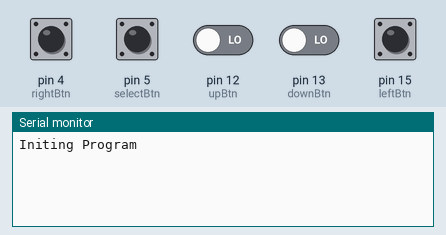
The sketch below on a simulated Arduino Uno, built with avr-gcc and run on an emulated ATmega328P. Parts: the last lines printed to the serial monitor. The inputs (shaded band) are chosen by the test bench; at power-on: pin 4 (rightBtn), pin 5 (selectBtn), pin 12 (upBtn), pin 13 (downBtn), pin 15 (leftBtn) LOW.

Above: at 1.2 s.
1.3 s: pin 5 (selectBtn) pulled HIGH for 0.15 s
At 2.3 s:
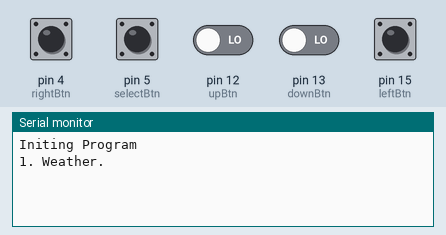
3.2 s: pin 5 (selectBtn) pulled HIGH for 1 s
At 4.3 s:
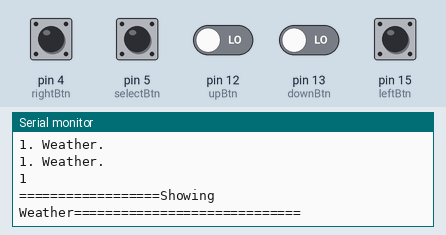
5.7 s: pin 5 (selectBtn) driven HIGH and pin 12 (upBtn) driven HIGH
At 7.5 s:
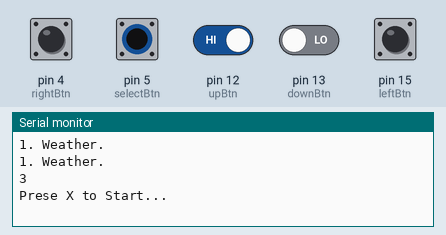
8.7 s: pin 12 (upBtn) driven LOW and pin 13 (downBtn) driven HIGH
At 10.3 s:
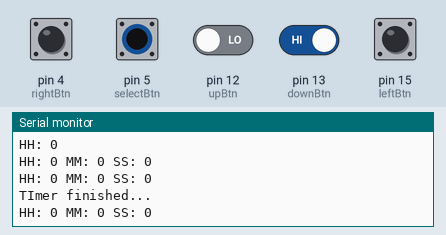
11.0 s: pin 12 (upBtn) driven HIGH
At 13.1 s:
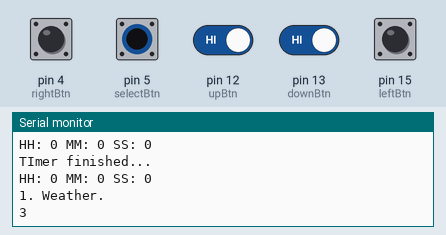
Timing chart, 0 to 13.5 s (numbered marks = the images above; inputs shaded):
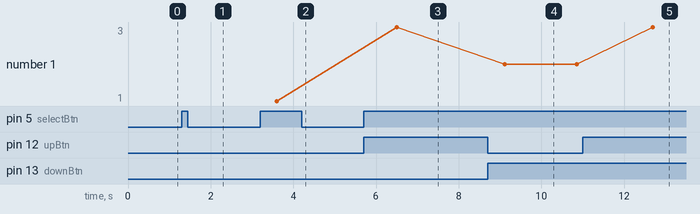

The sketch:

Serial_Watch_function.ino
```cpp
const int selectBtn = 5;
const int upBtn = 12;
const int downBtn = 13;
const int leftBtn = 15;
const int rightBtn = 4;
const int delayMenu = 400;
const int exitBtn = 0;
bool exitTimer = false;
void resetFunction(){

const int selectBtn = 5;
const int upBtn = 12;
const int downBtn = 13;
const int leftBtn = 15;
const int rightBtn = 4;
const int delayMenu = 400;
const int exitBtn = 0;
bool exitTimer = false;
}
void weather(){
  Serial.println("==================Showing Weather=============================");
  resetFunction();
}
void countTimer(int hh, int mm, int ss){
  resetFunction();
  bool State = true;
  while(State){
    Serial.println("HH: " + String(hh) + " MM: " + String(mm) + " SS: " + String(ss));
  static unsigned long lastTime = 0;
    unsigned long currentTime = millis();
    if(hh == 0 && mm == 0 && ss == 0){
      Serial.println("TImer finished...");
      Serial.println("HH: " + String(hh) + " MM: " + String(mm) + " SS: " + String(ss));
      State = false;
    }
    if (ss == 0 && mm != 0){
      ss = 59;
      mm--;
    }
    if (ss == 0 && mm == 0 && hh != 0){
      ss = 59;
      mm = 59;
      hh--;
    }

    if (currentTime - lastTime >= 1000) {
        lastTime = currentTime;
        ss--;
    }
    if (digitalRead(exitBtn) == LOW){
      State = false;
      exitTimer = true;
    }


    delay(17);
    }

}
void timer(bool Status){
  resetFunction();
  bool loop = true;
  int setHMS = 1;
  int timerHH = 0;
  int timerMM = 0;
  int timerSS = 0;
  delay(400);

  while(Status){
    Serial.println("HH: " + String(timerHH) + " MM: " + String(timerMM) + " SS: " + String(timerSS));
    if( digitalRead(rightBtn) == HIGH){
      setHMS++;
      delay(delayMenu);
    }
    if(digitalRead(leftBtn) == HIGH){
      setHMS--;
      delay(delayMenu);
    }
    if(setHMS == 0 ){
      setHMS = 3;
    }
    if(setHMS > 3){
      setHMS = 1;
    }
    if (setHMS == 1 && digitalRead(upBtn) == HIGH){
      timerHH++;


      Serial.print("HH: ");
      Serial.println(timerHH);
      delay(100);
    }
    if (setHMS == 1 && digitalRead(downBtn) == HIGH){
      timerHH--;
      if (timerHH < 0){
        timerHH = 0;
      }
      Serial.print("HH: ");
      Serial.println(timerHH);
      delay(100);
    }
    if (setHMS == 2 && digitalRead(upBtn) == HIGH){
      timerMM++;
      if (timerMM > 59){
        timerMM = 0;
      }

      Serial.print("MM: ");
      Serial.println(timerMM);
      delay(100);
    }
    if (setHMS == 2 && digitalRead(downBtn) == HIGH){
      timerMM--;
      if (timerMM < 0){
        timerMM = 0;
      }
      Serial.print("MM: ");
      Serial.println(timerMM);
      delay(100);
    }
    if (setHMS == 3 && digitalRead(upBtn) == HIGH){
      timerSS++;
      if (timerSS > 59){
        timerSS = 0;
      }
      Serial.print("SS: ");
      Serial.println(timerSS);
      delay(100);
    }
    if (setHMS == 3 && digitalRead(downBtn) == HIGH){
      timerSS--;
      if (timerSS < 0){
        timerSS = 0;
      }
      Serial.print("SS: ");
      Serial.println(timerSS);
      delay(100);
    }

    if (digitalRead(selectBtn) == HIGH){

      Serial.println("HH: " + String(timerHH) + " MM: " + String(timerMM) + " SS: " + String(timerSS));
      Status = false;
      countTimer(timerHH, timerMM, timerSS);
    }
    if (digitalRead(exitBtn) == LOW){
      Status = false;
    }
    if (exitTimer == true){
      Status = false;
      exitTimer = false;
    }

    delay(17);
  }


}

void stopWatch(bool State){
  resetFunction();
  bool bol1 = false;
  bool bol2 = true ;
  ;
  while(State){///REMEMBER TO CHANGE THIS
    int h = 0 ;
    int m = 0 ;
    int s = 0 ;
    bool erdBool = true;
    bool ndBool = true;

    while(State && bol1 == true ){

      static unsigned long lastTime = 0;
      unsigned long currentTime = millis();


      if (currentTime - lastTime >= 1000) {
          lastTime = currentTime;
          if (s>= 59 ){
            m++;
            s = 0;
          }
          if (m >= 59){
            h++;
            m = 0;
          }


          Serial.println("HH: "+ String(h) + " mm: " + String(m) + " ss: " +String(s) );

          s++;

        }
        delay(100);
       if (digitalRead(selectBtn) == HIGH){
        State = false;
        }
        if (digitalRead(exitBtn) == LOW){
        ndBool  = false;
        State = false;
        erdBool = false;
    }
      }


    delay(500);

    if( bol2 == false){
    Serial.println("Result..");
    Serial.println("HH: "+ String(h) + " mm: " + String(m) + " ss: " +String(s) );
    }else{
      Serial.println("Prese X to Start...");
    }

    while(ndBool && bol2 == false){
      delay(20);
      if (digitalRead(selectBtn) == HIGH){
        ndBool = false;
        State = true;
        int h = 0 ;
        int m = 0 ;
        int s = 0 ;
        Serial.println(" Reset Done..");
        Serial.println("HH: "+ String(h) + " mm: " + String(m) + " ss: " +String(s) );
        Serial.println("Prese X to Start...");
        delay(delayMenu);
      }
      if (digitalRead(exitBtn) == LOW){
      ndBool  = false;
      State = false;
      erdBool = false;
    }

    }


    delay(500);
    while(erdBool){
      delay(20);
      if (digitalRead(selectBtn) == HIGH){
        State = true;
        bol1 = true;
        bol2 = false;
        erdBool = false;
        delay(delayMenu);
      }
      if (digitalRead(exitBtn) == LOW){
      ndBool  = false;
      State = false;
      erdBool = false;
    }

    }


  }
}
void handleReq(int reqNum){
  resetFunction();
  if (reqNum == 1){
    weather();
  }else if (reqNum == 2 ){
    timer(true);
  }else if (reqNum == 3){
    stopWatch(true);
  }else{
    Serial.print("Someting went Wrong.");

  }
}
void  menu(bool menuStatus){
  resetFunction();

  int i = 1;
  delay(400);
  while(menuStatus){

    if ( i == 1){
      Serial.println("1. Weather.");
    }
    if (i == 2){
      Serial.println("2. Timer.");
    }
    if (i == 3){
      Serial.println("3. Stop Watch.");
    }
    if (digitalRead(upBtn) == HIGH){
      i--;
      delay(delayMenu);
    }else if( digitalRead(downBtn) == HIGH){
      i++;
      delay(delayMenu);
    }
    if (i == 0 ){
      i = 3;
    }
    if ( i > 3){
      i = 1;
    }
    if (digitalRead(selectBtn) == HIGH){
      menuStatus = false;
      Serial.println(i);
      handleReq(i);
    }
    if (digitalRead(exitBtn) == LOW){
      menuStatus = false;
    }
  }
  delay(400);
}

void setup() {
  // put your setup code here, to run once:
  Serial.begin(115200);
  pinMode(selectBtn, INPUT);
  pinMode(upBtn, INPUT);
  pinMode(downBtn, INPUT);
  pinMode(leftBtn, INPUT);
  pinMode(rightBtn, INPUT);
  pinMode(exitBtn, INPUT);
  Serial.println("Initing Program");

}

void loop() {
  // put your main code here, to run repeatedly:

  if(digitalRead(selectBtn) == HIGH){
    menu(true);


  }
}
```

Measured:
- after the input at 1.3 s, the serial monitor: prints a new line after 0.40 s (image 1)
- after the input at 3.2 s, the serial monitor: prints a new line after 0.40 s (image 2)
- after the input at 5.7 s, the serial monitor: prints a new line after 0.80 s (image 3)
- after the input at 8.7 s, the serial monitor: prints a new line after 0.42 s (image 4)
- after the input at 11.0 s, the serial monitor: prints a new line after 0.26 s (image 5)
- plotted number 1: 1 → 3 after the input at 5.7 s, 3 → 2 after the input at 8.7 s, 2 → 3 after the input at 11.0 s
